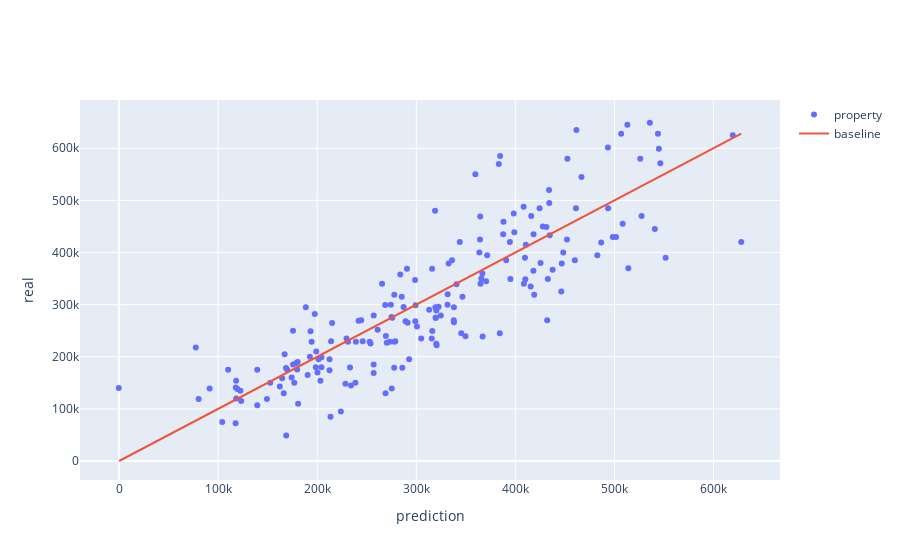

Write notebook code for a chart like this one.
### Code cell
# OLS
X = df.drop(columns=['price'])
Y = df[['price']]
X_train, X_test, Y_train, Y_test = train_test_split(X, Y, test_size=0.33)
X_ols = sm.add_constant(X_train)
model = sm.OLS(Y_train, X_ols).fit()
Y_pred = model.predict(sm.add_constant(X_test))
print("RMSE:", np.round(mean_squared_error(Y_test, Y_pred),0))
plot_true_vs_pred(Y_test, Y_pred)
# display(model.summary())

### Figure 1 — Plotly figure (JSON) as saved in the notebook; plotly's stock layout.template omitted (floating-point values rounded to 4 significant figures; data arrays with more than 128 entries replaced by an {"elided": "..."} marker saying what was removed)
{"data": [{"mode": "markers", "name": "property", "type": "scatter", "x": {"elided": "188 float values"}, "y": {"elided": "188 int values"}}, {"mode": "lines", "name": "baseline", "type": "scatter", "x": [0, 627900.0], "y": [0, 627900.0]}], "layout": {"xaxis": {"title": {"text": "prediction"}}, "yaxis": {"title": {"text": "real"}}}}
